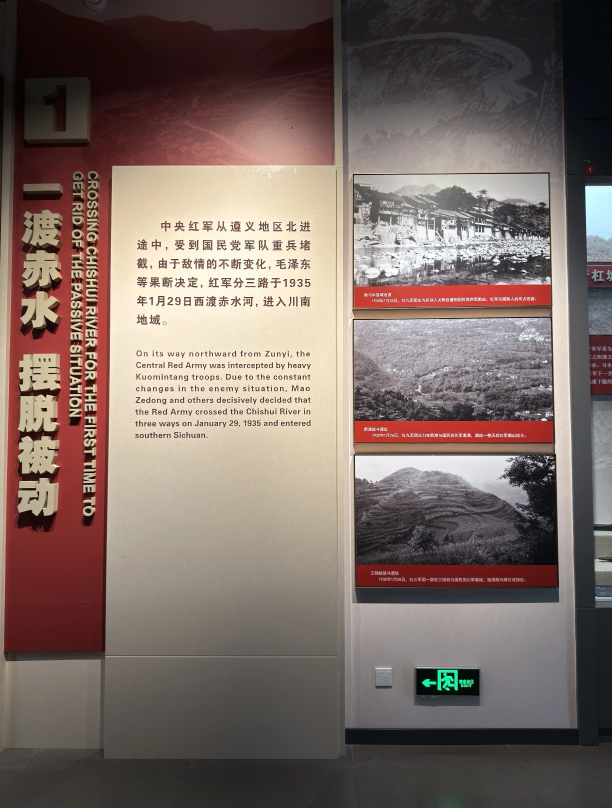
#> input picture 资源文件/土城 红色建筑群/一渡简介.jpg, 1224 x 1616 px (shown at 1/2 size); its folder holds only this picture in this run
$ python generate_all_previews.py
#> lines starting #> are read from the running program, lines starting #| are printed output that depends on the picture
"""Generate responsive WebP previews while keeping every original untouched."""

from pathlib import Path

from PIL import Image, ImageOps


PROJECT_ROOT = Path(__file__).resolve().parents[1]
SOURCE_ROOT = PROJECT_ROOT / "资源文件"
TARGET_WIDTHS = (480, 960, 1600)
SOURCE_SUFFIXES = {".jpg", ".jpeg", ".png"}
PREVIEW_DIRECTORY = "响应式预览"

# The repository contains trusted local photographs above Pillow's generic limit.
Image.MAX_IMAGE_PIXELS = None


def resize_to_width(image: Image.Image, target_width: int) -> Image.Image:
    if image.width <= target_width:
        return image.copy()

    target_height = max(1, round(image.height * target_width / image.width))
    return image.resize((target_width, target_height), Image.Resampling.LANCZOS)


def preview_path(source: Path, width: int) -> Path:
    return source.parent / PREVIEW_DIRECTORY / f"{source.stem}-{width}.webp"


def previews_are_current(source: Path) -> bool:
    source_timestamp = source.stat().st_mtime_ns
    return all(
        (output := preview_path(source, width)).is_file()
        and output.stat().st_mtime_ns >= source_timestamp
        for width in TARGET_WIDTHS
    )


def generate_previews(source: Path) -> int:
    if previews_are_current(source):
        return 0

    output_directory = source.parent / PREVIEW_DIRECTORY
    output_directory.mkdir(parents=True, exist_ok=True)

    with Image.open(source) as opened:
#> opened is the input picture: PIL image 1224x1616 RGB; mean R, G, B 123.3, 107.4, 101.2
        opened.draft("RGB", (max(TARGET_WIDTHS), max(TARGET_WIDTHS)))
        normalized = ImageOps.exif_transpose(opened)
        if normalized.mode != "RGB":
            normalized = normalized.convert("RGB")

        largest = resize_to_width(normalized, max(TARGET_WIDTHS))
        for width in sorted(TARGET_WIDTHS, reverse=True):
            preview = largest if width == largest.width else resize_to_width(largest, width)
            preview.save(preview_path(source, width), "WEBP", quality=81, method=4)
            if preview is not largest:
                preview.close()
#> this loop made 3 passes
#> pass 3, in generate_previews, `preview = largest if width == largest.width else resize_to_width(large..`:
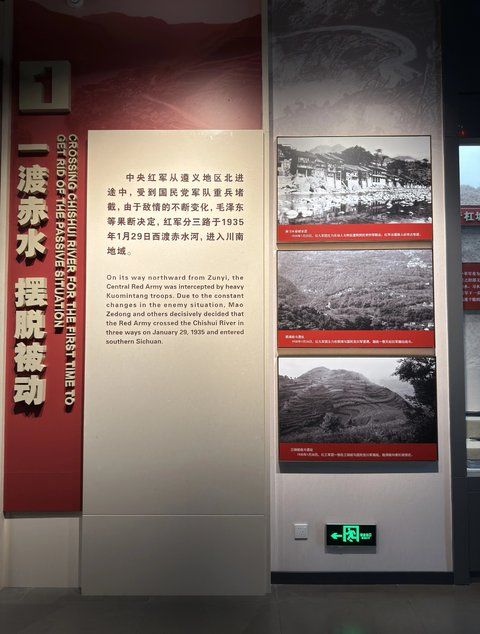
#> preview: PIL image 480x634 RGB; mean R, G, B 123.3, 107.4, 101.2
        largest.close()

    return len(TARGET_WIDTHS)


def source_images() -> list[Path]:
    return sorted(
        path
        for path in SOURCE_ROOT.rglob("*")
        if path.is_file()
        and path.suffix.lower() in SOURCE_SUFFIXES
        and PREVIEW_DIRECTORY not in path.parts
        and "缩略图" not in path.parts
    )


def main() -> None:
    sources = source_images()
    generated = sum(generate_previews(source) for source in sources)
    print(f"Generated {generated} WebP previews for {len(sources)} original images")


if __name__ == "__main__":
    main()

$ run again, on 资源文件/土城 红色建筑群/一渡路线.jpg
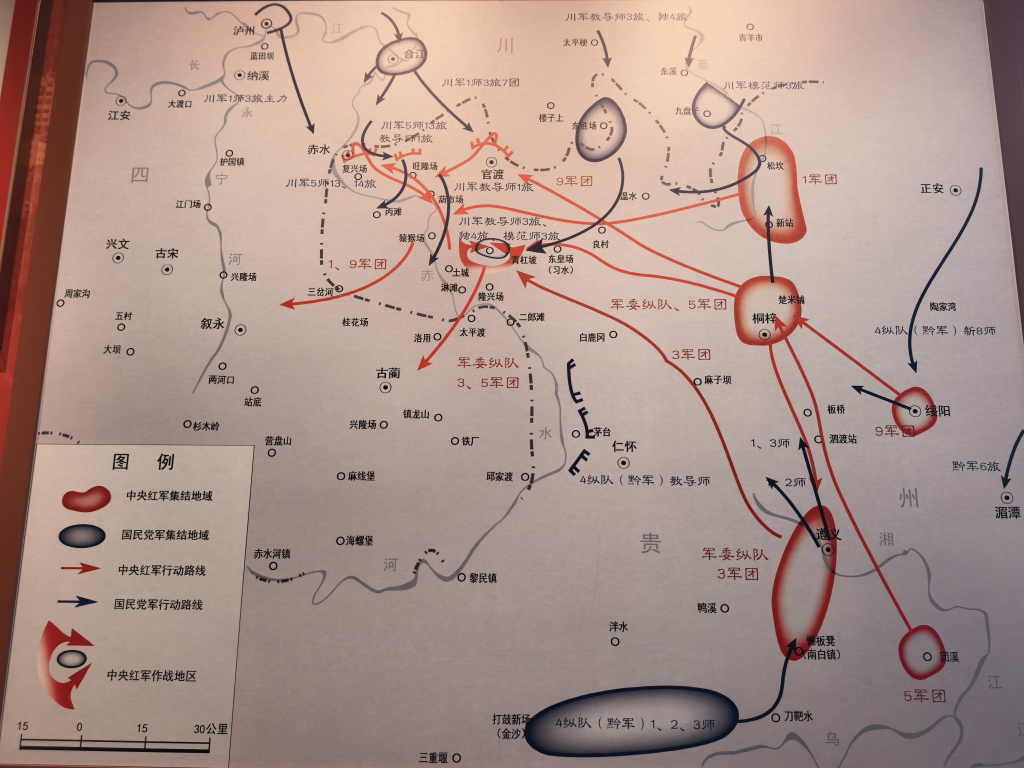
#> input picture 资源文件/土城 红色建筑群/一渡路线.jpg, 4096 x 3072 px (shown at 1/4 size)
#> in generate_previews, opened is the input picture: PIL image 4096x3072 RGB; mean R, G, B 171.4, 147, 139
#> the loop in generate_previews, `for width in sorted(TARGET_WIDTHS, reverse=True):` made 3 passes
#> pass 2, in generate_previews, `preview = largest if width == largest.width else resize_to_width(large..`:
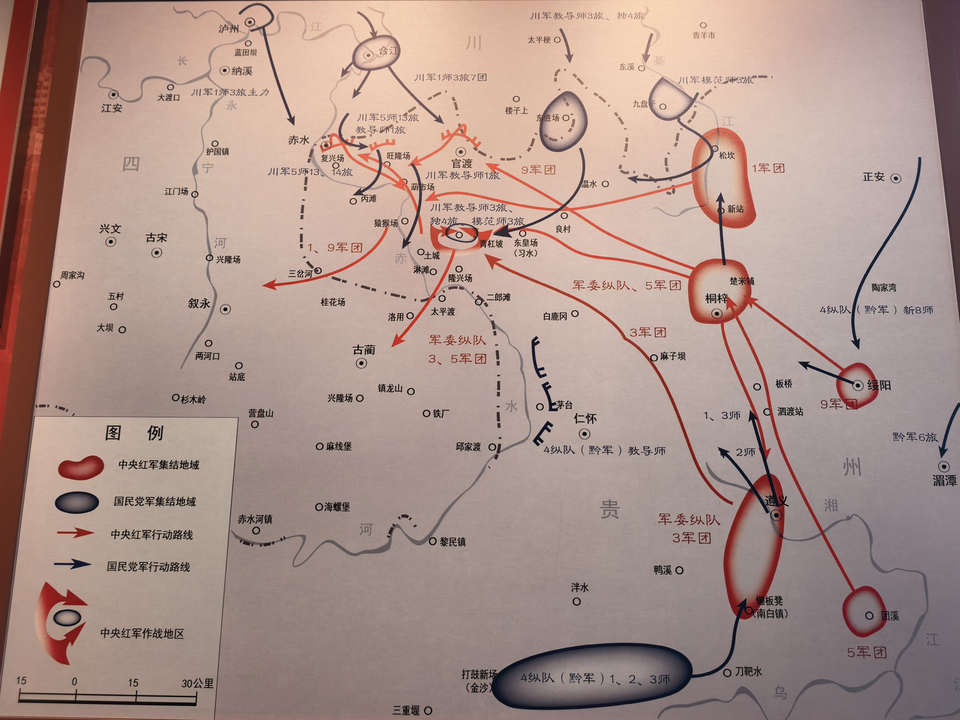
#> preview: PIL image 960x720 RGB; mean R, G, B 171.5, 147, 139
#> pass 3, in generate_previews, `preview = largest if width == largest.width else resize_to_width(large..`:
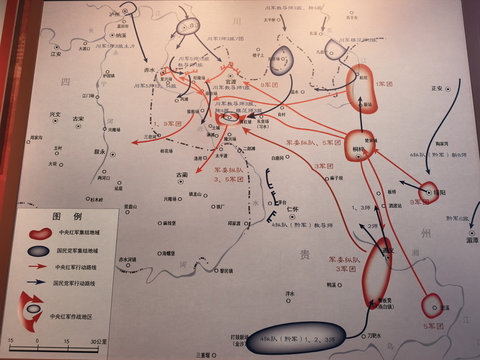
#> preview: PIL image 480x360 RGB; mean R, G, B 171.5, 147, 139
